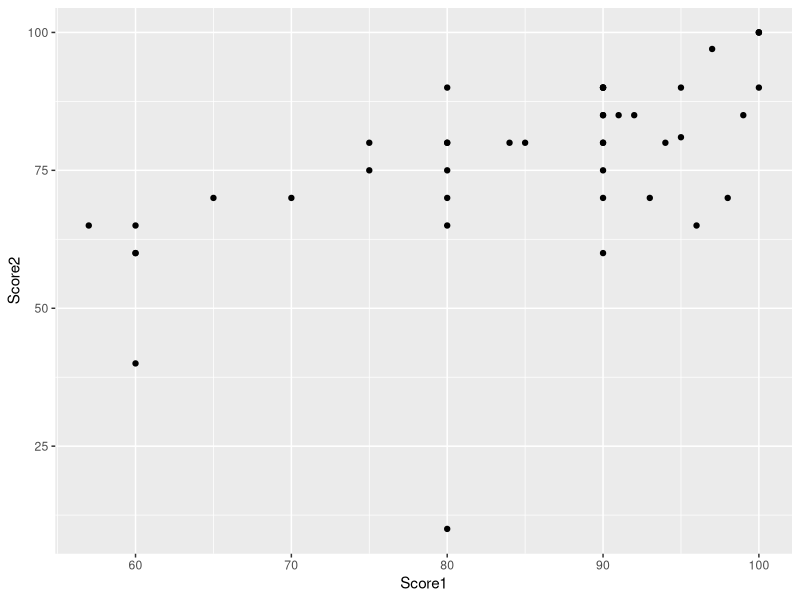
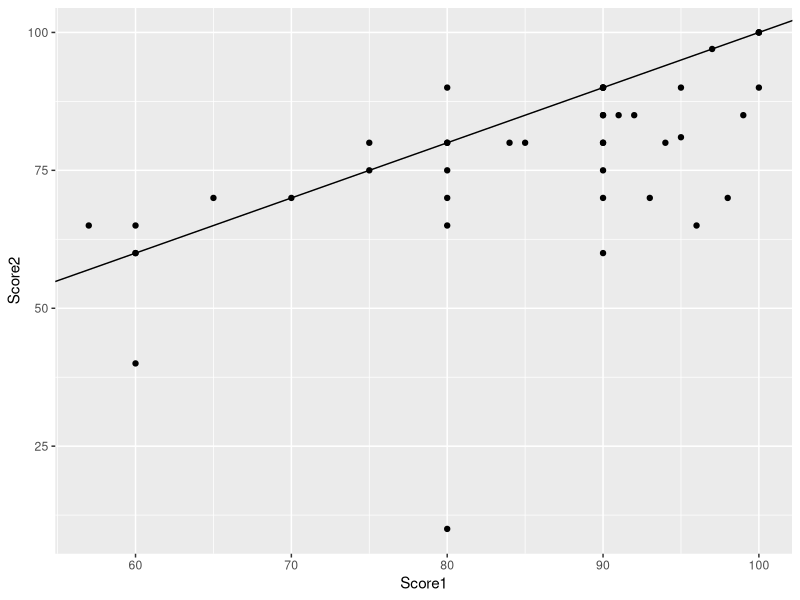

R code for these plots, in order:
########################################### correlation & Regression ############################

library('ggplot2')

rawData <- read.csv("Statistical Data (Responses) - Form Responses 1.csv")
rawData <- subset(rawData, select = c("Score1", "Score2", "Inclination"))
func1 <- function(x) { 
  if (is.na(x) ==  F && x <= 10)  x= x*10
  x
}
rawData$Score1 <- sapply(X = rawData$Score1, FUN = func1) 
rawData$Score2 <- sapply(X = rawData$Score2, FUN = func1) 
rawData$avg <- rowMeans(subset(rawData, select = c("Score1", "Score2")), na.rm = T)

qplot(x = Score1, y= Score2, data = rawData, geom = "point" )
r <- cor(rawData$Score1, rawData$Score2, use = "pairwise.complete.obs", method="pearson")

############## correlation- hpothesis testing##########################
cor.test(rawData$Score1, rawData$Score2)
############## Regression - line of best fit #####################
regModel<-lm(Score1~Score2, rawData)

################ Drawing regression line on plot#############################
qplot(x = Score1, y= Score2, data = rawData, geom = "point" ) + geom_abline(coef = regModel[["coefficients"]] )

################ Testing Regression ######################
summary(regModel)
##################################################################################################################
